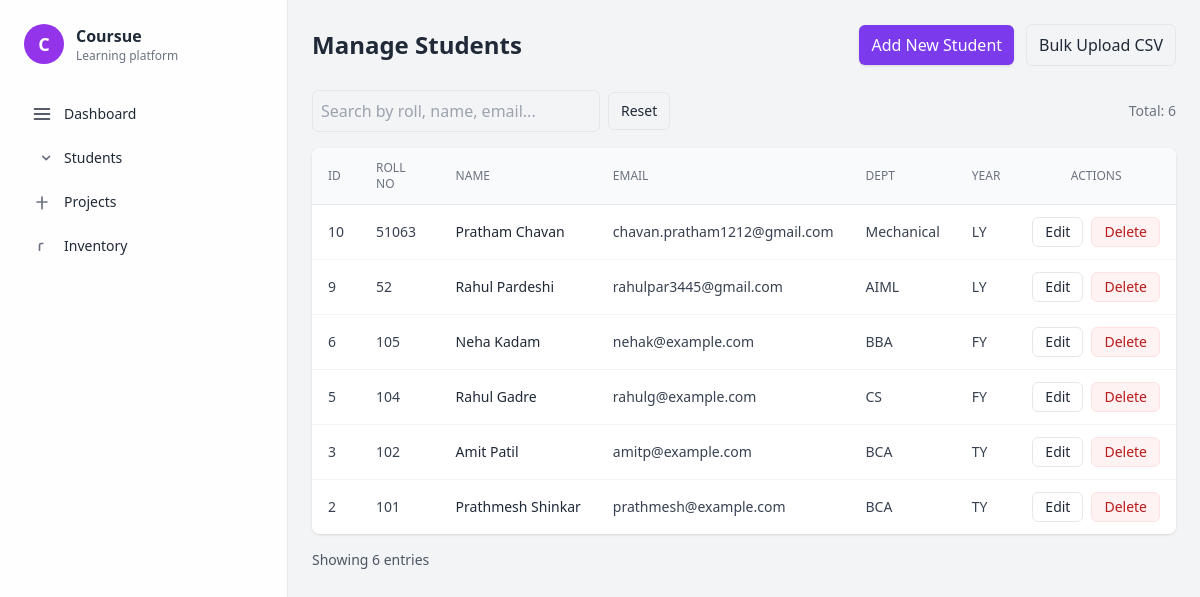
/students/manage.php, run on the app's committed database.
### tables this page shows
CREATE TABLE `students` (
  `id` int(11) NOT NULL,
  `roll_no` varchar(50) DEFAULT NULL,
  `first_name` varchar(100) NOT NULL,
  `last_name` varchar(100) DEFAULT NULL,
  `email` varchar(150) DEFAULT NULL,
  `phone` varchar(30) DEFAULT NULL,
  `department` varchar(100) DEFAULT NULL,
  `year` varchar(20) DEFAULT NULL,
  `created_at` timestamp NOT NULL DEFAULT current_timestamp(),
  `updated_at` timestamp NOT NULL DEFAULT current_timestamp() ON UPDATE current_timestamp()
);

### students/manage.php (the view, shortened to what this page needs)
<?php
require_once __DIR__ . '/../db/connection.php';
require_once __DIR__ . '/../includes/header.php';
require_once __DIR__ . '/../includes/sidebar.php';
$stmt = $pdo->query("SELECT * FROM students ORDER BY id DESC");
$students = $stmt->fetchAll();
?>
<div class="flex-1 p-6">
  <div class="max-w-6xl mx-auto">
    <div class="flex items-center justify-between mb-6">
      <h2 class="text-2xl font-semibold">Manage Students</h2>
      <div class="flex items-center gap-3">
        <a href="add.php" class="inline-flex items-center gap-2 bg-violet-600 text-white px-3 py-2 rounded-md shadow hover:bg-violet-700">
          Add New Student
        </a>
        <a href="upload_csv.php" class="inline-flex items-center gap-2 border px-3 py-2 rounded-md hover:bg-gray-50">
          Bulk Upload CSV
        </a>
      </div>
    </div>
    <div class="mb-4 flex flex-col sm:flex-row sm:items-center sm:justify-between gap-3">
      <div class="flex items-center gap-2">
        <input id="searchBox" type="search" placeholder="Search by roll, name, email..." class="w-72 p-2 border rounded-md focus:outline-none focus:ring-2 focus:ring-violet-200" />
        <button onclick="resetSearch()" class="px-3 py-2 border rounded-md text-sm hover:bg-gray-50">Reset</button>
      </div>
      <div class="text-sm text-gray-500">Total: <span class="font-medium"><?= count($students) ?></span></div>
    </div>
    <div class="overflow-x-auto bg-white rounded-lg shadow">
      <table id="studentsTable" class="min-w-full divide-y divide-gray-200">
        <thead class="bg-gray-50">
          <tr>
            <th class="px-4 py-3 text-left text-xs font-medium text-gray-500 uppercase">ID</th>
            <th class="px-4 py-3 text-left text-xs font-medium text-gray-500 uppercase">Roll No</th>
            <th class="px-4 py-3 text-left text-xs font-medium text-gray-500 uppercase">Name</th>
            <th class="px-4 py-3 text-left text-xs font-medium text-gray-500 uppercase">Email</th>
            <th class="px-4 py-3 text-left text-xs font-medium text-gray-500 uppercase">Dept</th>
            <th class="px-4 py-3 text-left text-xs font-medium text-gray-500 uppercase">Year</th>
            <th class="px-4 py-3 text-center text-xs font-medium text-gray-500 uppercase">Actions</th>
          </tr>
        </thead>
        <tbody class="bg-white divide-y divide-gray-100">
          <?php if (empty($students)): ?>
            <tr>
              <td colspan="7" class="px-4 py-6 text-center text-sm text-gray-500">No students found.</td>
            </tr>
          <?php else: ?>
            <?php foreach ($students as $s): ?>
              <tr class="hover:bg-gray-50">
                <td class="px-4 py-3 whitespace-nowrap text-sm text-gray-700"><?= (int)$s['id'] ?></td>
                <td class="px-4 py-3 whitespace-nowrap text-sm text-gray-700"><?= htmlspecialchars($s['roll_no']) ?></td>
                <td class="px-4 py-3 whitespace-nowrap text-sm text-gray-800"><?= htmlspecialchars($s['first_name'] . ' ' . $s['last_name']) ?></td>
                <td class="px-4 py-3 whitespace-nowrap text-sm text-gray-700"><?= htmlspecialchars($s['email']) ?: '<span class="text-gray-400">—</span>' ?></td>
                <td class="px-4 py-3 whitespace-nowrap text-sm text-gray-700"><?= htmlspecialchars($s['department']) ?: '<span class="text-gray-400">—</span>' ?></td>
                <td class="px-4 py-3 whitespace-nowrap text-sm text-gray-700"><?= htmlspecialchars($s['year']) ?></td>
                <td class="px-4 py-3 whitespace-nowrap text-sm text-center">
                  <div class="inline-flex gap-2">
                    <a href="edit.php?id=<?= (int)$s['id'] ?>" class="px-3 py-1 rounded-md text-sm border hover:bg-gray-50">Edit</a>
                    <a href="?delete=<?= (int)$s['id'] ?>"
                       onclick="return confirm('Are you sure you want to delete this student?')"
                       class="px-3 py-1 rounded-md text-sm bg-red-50 text-red-700 border border-red-100 hover:bg-red-100">
                       Delete
                    </a>
                  </div>
                </td>
              </tr>
            <?php endforeach; ?>
          <?php endif; ?>
        </tbody>
      </table>
    </div>
    <div class="mt-4 flex items-center justify-between text-sm text-gray-600">
      <div>Showing <?= count($students) ?> entries</div>
    </div>
  </div>
</div>
<?php require_once __DIR__ . '/../includes/footer.php'; ?>

### includes/header.php (shortened to what this page needs)
<!doctype html>
<html lang="en">
<head>
  <script src="https://cdn.tailwindcss.com"></script>
</head>
<body class="bg-gray-100 text-gray-800 antialiased">
  <div class="min-h-screen flex">

### includes/sidebar.php (shortened to what this page needs)
<script src="https://cdn.jsdelivr.net/npm/@tailwindcss/browser@4"></script>
<?php
$navItems = [
    [
        "label" => "Dashboard",
        "url"   => "/nfc/index.php",
        "icon"  => '<svg class="w-5 h-5" fill="none" stroke="currentColor" viewBox="0 0 24 24"><path d="M3 12h18M3 6h18M3 18h18" stroke-width="2" stroke-linecap="round" stroke-linejoin="round"/></svg>'
    ],
    [
        "label" => "Students",
        "url"   => "/nfc/students/manage.php",
        "icon"  => '<svg class="w-5 h-5 text-gray-500" fill="none" stroke="currentColor" viewBox="0 0 24 24"><path d="M21 10l-4 4-4-4" stroke-width="2" stroke-linecap="round" stroke-linejoin="round"/></svg>'
    ],
    [
        "label" => "Projects",
        "url"   => "/nfc/projects/manage.php",
        "icon"  => '<svg class="w-5 h-5 text-gray-500" fill="none" stroke="currentColor" viewBox="0 0 24 24"><path d="M12 20V6M6 12h12" stroke-width="2" stroke-linecap="round" stroke-linejoin="round"/></svg>'
    ],
    [
        "label" => "Inventory",
        "url"   => "/nfc/inventory/manage.php",
        "icon"  => '<svg class="w-5 h-5 text-gray-500" fill="none" stroke="currentColor" viewBox="0 0 24 24"><path d="M9 17v-6a2 2 0 012-2h2" stroke-width="2" stroke-linecap="round" stroke-linejoin="round"/></svg>'
    ],
];
?>
<aside id="main-sidebar" class="w-72 bg-white/60 glass border-r border-gray-200 p-6 hidden lg:block">
    <div class="flex items-center gap-3 mb-8">
        <div class="w-10 h-10 rounded-full bg-purple-600 flex items-center justify-center text-white text-lg font-bold">C</div>
        <div>
            <div class="font-semibold">Coursue</div>
            <div class="text-xs text-gray-500">Learning platform</div>
        </div>
    </div>
    <nav class="space-y-2 text-sm">
        <?php foreach ($navItems as $item): ?>
            <a
                href="<?= $item['url'] ?>"
                class="flex items-center gap-3 p-2 rounded-lg
                <?php if ($_SERVER['REQUEST_URI'] === $item['url']) echo 'bg-violet-50 text-violet-700 font-medium'; else echo 'hover:bg-gray-100'; ?>"
            >
                <?= $item['icon'] ?>
                <?= htmlspecialchars($item['label']) ?>
            </a>
        <?php endforeach; ?>
    </nav>
</aside>

### includes/footer.php (shortened to what this page needs)
    </div>
</body>
</html>

### includes/header.php (style rules this page uses)
.glass { background: linear-gradient(180deg, rgba(255,255,255,0.75), rgba(255,255,255,0.65)); backdrop-filter: blur(6px); }

### data on the page
students: id "10", roll_no "51063", first_name+last_name "Pratham Chavan", email "chavan.pratham1212@gmail.com", department "Mechanical", year "LY"
students: id "9", roll_no "52", first_name+last_name "Rahul Pardeshi", email "rahulpar3445@gmail.com", department "AIML", year "LY"
students: id "6", roll_no "105", first_name+last_name "Neha Kadam", email "nehak@example.com", department "BBA", year "FY"
students: id "5", roll_no "104", first_name+last_name "Rahul Gadre", email "rahulg@example.com", department "CS", year "FY"
students: id "3", roll_no "102", first_name+last_name "Amit Patil", email "amitp@example.com", department "BCA", year "TY"
students: id "2", roll_no "101", first_name+last_name "Prathmesh Shinkar", email "prathmesh@example.com", department "BCA", year "TY"

### other printed values
$item['label'] "Dashboard"
$item['label'] "Students"
$item['label'] "Projects"
$item['label'] "Inventory"
count($students) "6"
